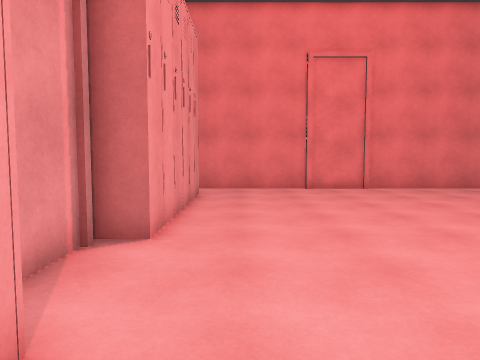
[1] (above)

16 first-person views from a walk through a Unity game level. The camera is 1.5 m above the floor, tilts 4° down and sees 70° across. The floor is counted in squares, 1 m on a side. Each view is taken from the middle of a square. On the plan, view 1 faces up. The plan holds only what a view shows up to about 16 squares ahead; the rest is blank. The player is left out.

[2]
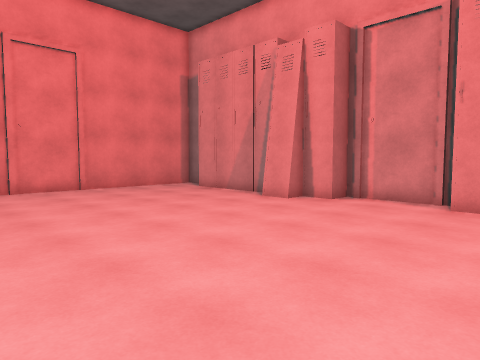

[3]
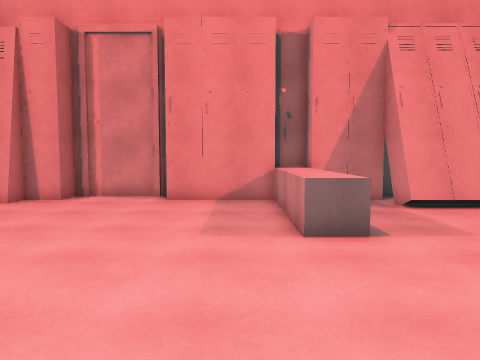

[4]
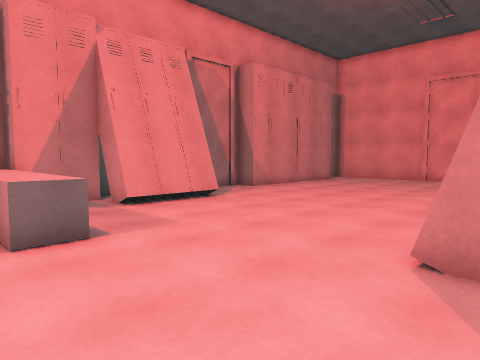

[5]
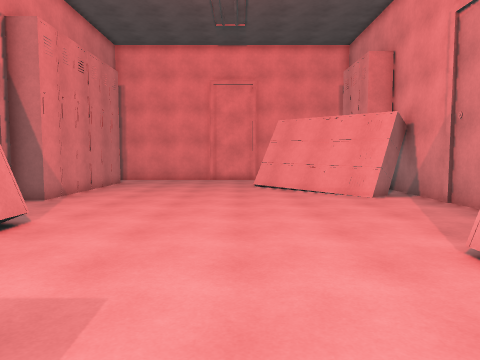

[6]
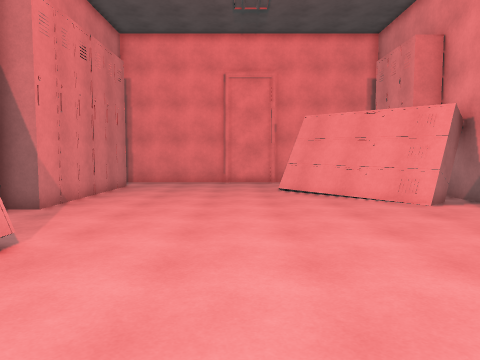

[7]
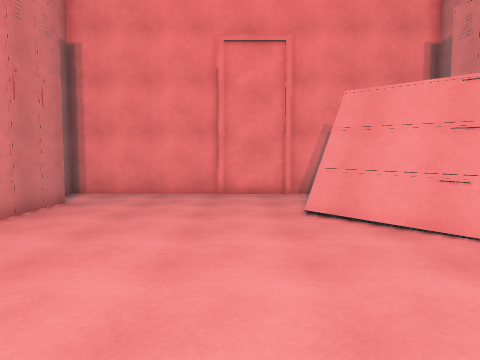

[8]
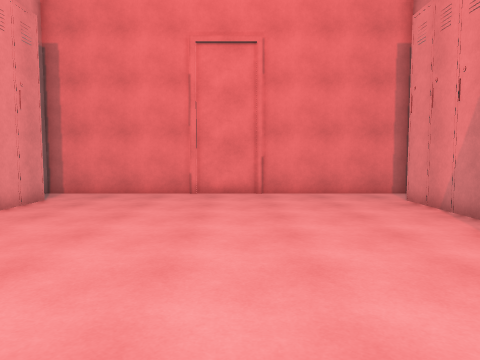

[9]
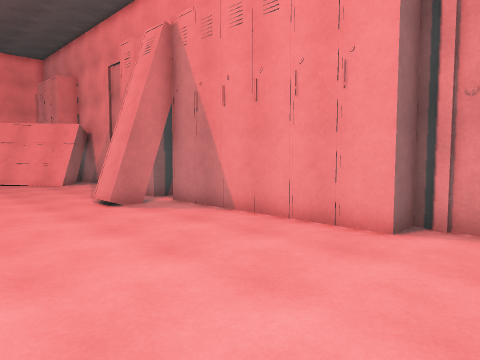

[10]
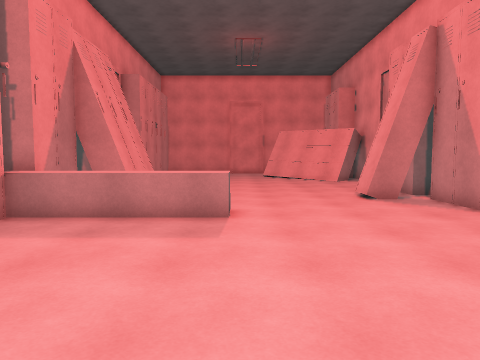

[11]
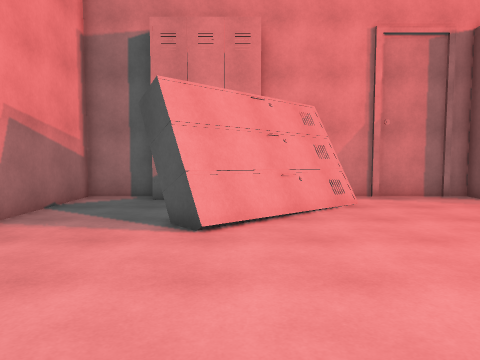

[12]
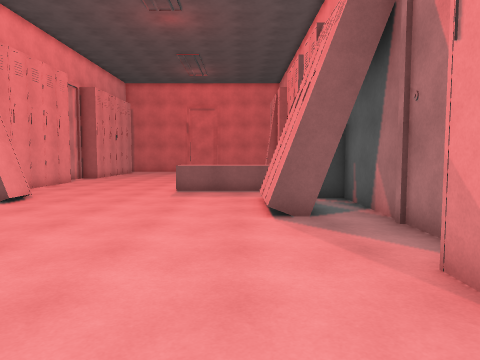

[13]
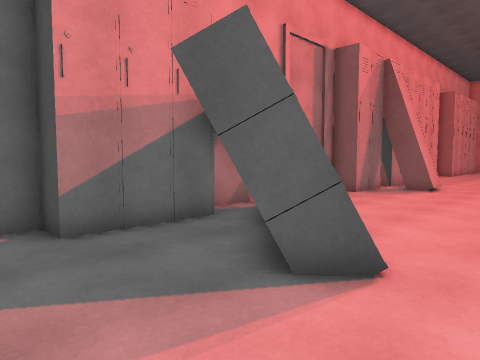

[14]
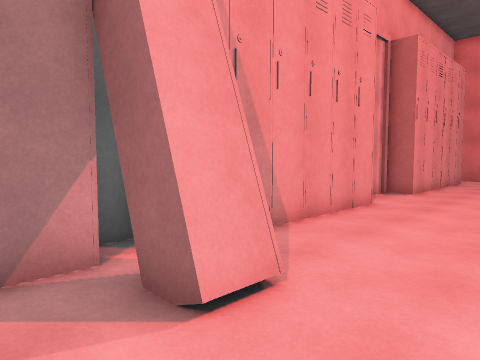

[15]
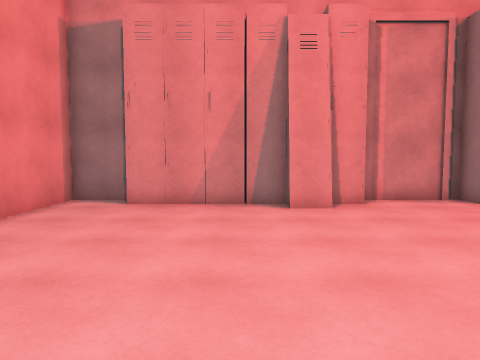

[16]
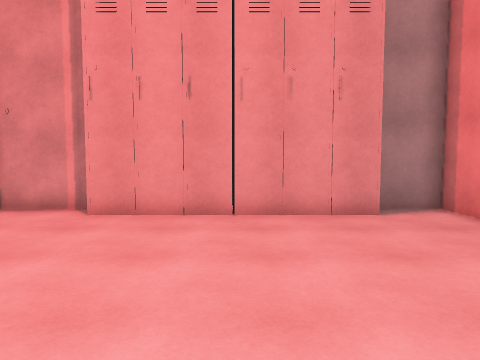

### Floor plan
Key: @ floor where view 1 was taken; # wall or solid block; . floor; L locker; O other object.
Columns run from 3 left of view 1 to 12 right of it. Each row starts with its distance up from view 1.
 16 ################
 15 #..............#
 14 #..............#
 13 ##............##
 12  #............#
 11  L............L
 10 ##............##
  9  #............#
  8  #...........L#
  7  L............#
  6 ##............##
  5 #..............#
  4 #..............#
  3 #..............#
  2 ##............L#
  1  L............L
  0  L.@..........L
 -1  #.......OOOOO##
 -2  L.......OOOOOO#
 -3  #............##
 -4  L............#
 -5 ##LL........L###
 -6 ##LL........LL.#
 -7 ##..........LL.#
 -8 ##..........LL.#
 -9 #..............#
-10 #..............#
-11 #..............#
-12 #..............#
-13 #.............##
-14 #.OO..........L
-15 #OOOO.........L
-16 ##OOO.........#
-17  #.OOO........#
-18  L..OOO.......#
-19  L...O........L
-20 ##............#
-21 #..............
-22 #..............#
-23 ################

Positions as (right, up) in squares from view 1, and headings:
1: (0, 0), facing up
2: (0, 0), facing up-right
3: (-1, 0), facing right
4: (-1, 0), facing down-right
5: (4, -1), facing down
6: (5, -3), facing down
7: (5, -9), facing down
8: (5, 2), facing up
9: (5, 5), facing down-left
10: (5, 7), facing down
11: (10, -17), facing left
12: (8, -17), facing up
13: (5, -22), facing up-left
14: (3, -8), facing up-left
15: (0, 10), facing right
16: (7, 10), facing left
